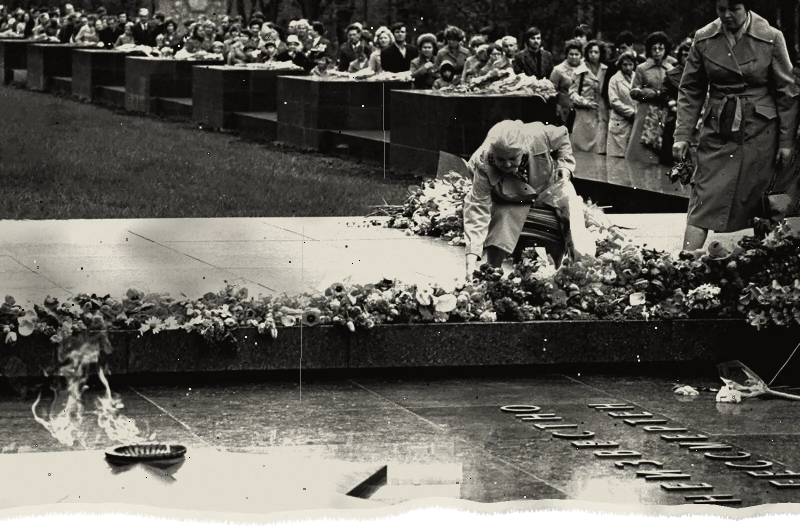
#> input picture assets/derived/soldier-flowers.webp, 1600 x 1053 px, found by its file name (shown at 1/2 size)
$ python generate_social_yz.py
#> lines starting #> are read from the running program, lines starting #| are printed output that depends on the picture
import os
from PIL import Image, ImageDraw, ImageFont, ImageFilter, ImageEnhance

CARDS = [
    {
        "out": "social/plate-y.jpg",
        "image": "assets/derived/soldier-flowers.webp",
        "kicker": "PLATE Y · VOLUME IV · THE MILITARY CENOTAPH",
        "letter": "Y",
        "title": "THE MILITARY\nCENOTAPH",
        "subtitle": "Sanitary burials, mass graves, the Unknown Soldier\nand the search movement.",
        "meta": "1941–1945 · RZHEV, NOVGOROD, VOLGOGRAD",
        "site": "RUSSIAN CHTHONIC ATLAS",
        "is_ru": False,
    },
    {
        "out": "social/ru-plate-y.jpg",
        "image": "assets/derived/soldier-flowers.webp",
        "kicker": "ЛИСТ Y · ТОМ IV · ВОИНСКИЙ КЕНОТАФ",
        "letter": "Y",
        "title": "ВОИНСКИЙ\nКЕНОТАФ",
        "subtitle": "Военные захоронения, братские могилы,\nкульт Неизвестного солдата и поисковые отряды.",
        "meta": "1941–1945 · РЖЕВ, НОВГОРОД, ВОЛГОГРАД",
        "site": "РУССКИЙ ХТОНИЧЕСКИЙ АТЛАС",
        "is_ru": True,
    },
    {
        "out": "social/plate-z.jpg",
        "image": "assets/derived/keret-graves-faded.webp",
        "kicker": "PLATE Z · VOLUME IV · OBLIVION AND RECLAMATION",
        "letter": "Z",
        "title": "OBLIVION &\nRECLAMATION",
        "subtitle": "The material dissolution of the cemetery:\ntimber decay, weathered limestone and the return of turf.",
        "meta": "ECOLOGICAL THRESHOLD · NORTHERN RUSSIAN FORESTS",
        "site": "RUSSIAN CHTHONIC ATLAS",
        "is_ru": False,
    },
    {
        "out": "social/ru-plate-z.jpg",
        "image": "assets/derived/keret-graves-faded.webp",
        "kicker": "ЛИСТ Z · ТОМ IV · ЗАБВЕНИЕ И УХОД В ЗЕМЛЮ",
        "letter": "Z",
        "title": "ЗАБВЕНИЕ И\nУХОД В ЗЕМЛЮ",
        "subtitle": "Материальный конец кладбища: истлевание крестов,\nвыветривание известняка и наступление дерна.",
        "meta": "ЭКОЛОГИЧЕСКИЙ ПОРОГ · СЕВЕРНЫЕ КЛАДБИЩА",
        "site": "РУССКИЙ ХТОНИЧЕСКИЙ АТЛАС",
        "is_ru": True,
    },
]

def render_card(c):
    W, H = 1200, 630
    canvas = Image.new("RGB", (W, H), (13, 12, 11))

    # Load and process ground image
    if os.path.exists(c["image"]):
        bg = Image.open(c["image"]).convert("RGB")
        # Resize preserving aspect ratio to cover
        bw, bh = bg.size
#> bw = 1600; bh = 1053
        scale = max(W / bw, H / bh)
#> scale = 0.75
        nw, nh = int(bw * scale), int(bh * scale)
#> nw = 1200; nh = 789
        bg = bg.resize((nw, nh), Image.LANCZOS)
#> bg: PIL image 1200x789 RGB
        # Crop center
        left = (nw - W) // 2
#> left = 0
        top = (nh - H) // 2
#> top = 79
        bg = bg.crop((left, top, left + W, top + H))
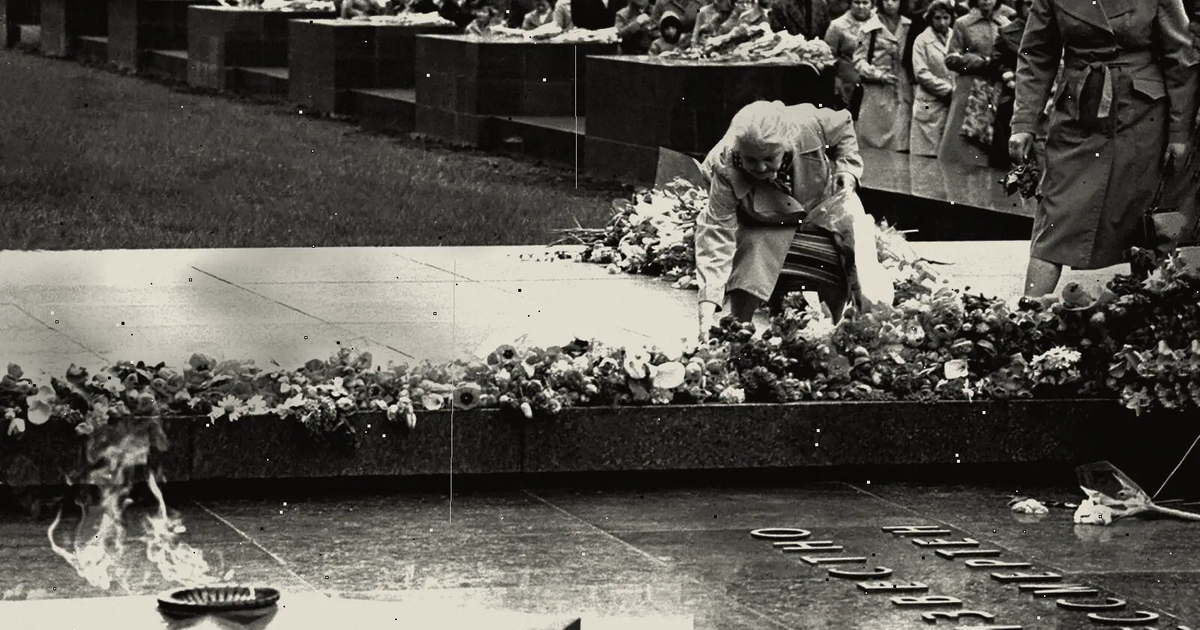
#> bg: PIL image 1200x630 RGB; mean R, G, B 87.6, 85.2, 79.4
        # Convert to grayscale, boost contrast, dim
        bg = bg.convert("L").convert("RGB")
        enhancer = ImageEnhance.Contrast(bg)
        bg = enhancer.enhance(1.2)
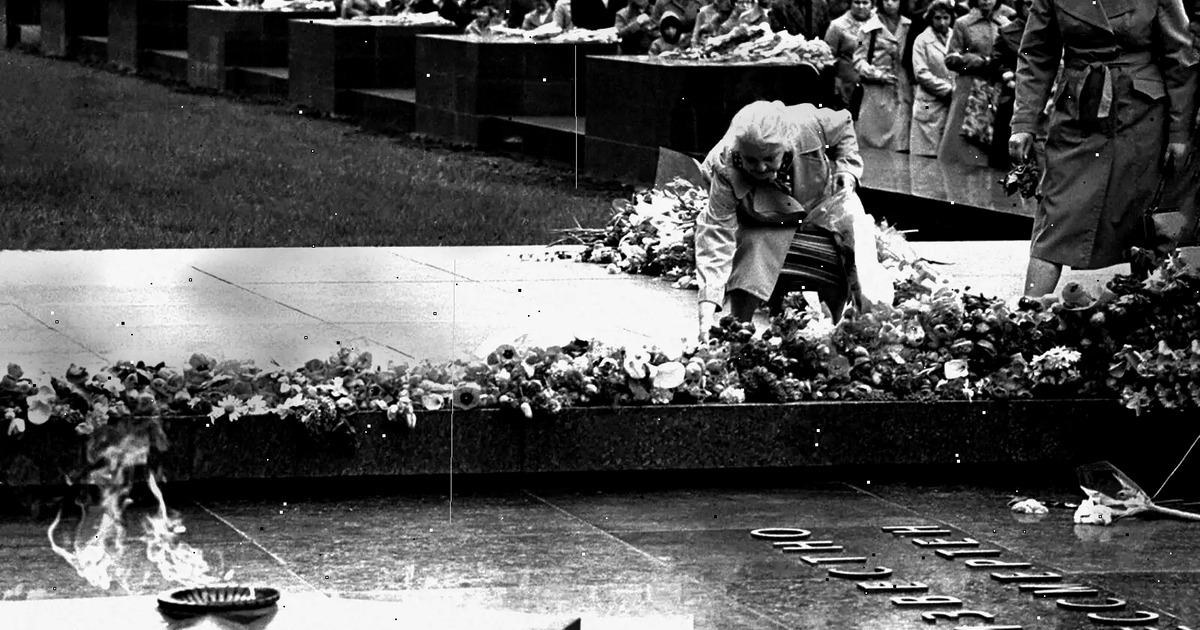
#> bg: PIL image 1200x630 RGB; min 0, max 255, mean 85.5
        enhancer = ImageEnhance.Brightness(bg)
        bg = enhancer.enhance(0.45)
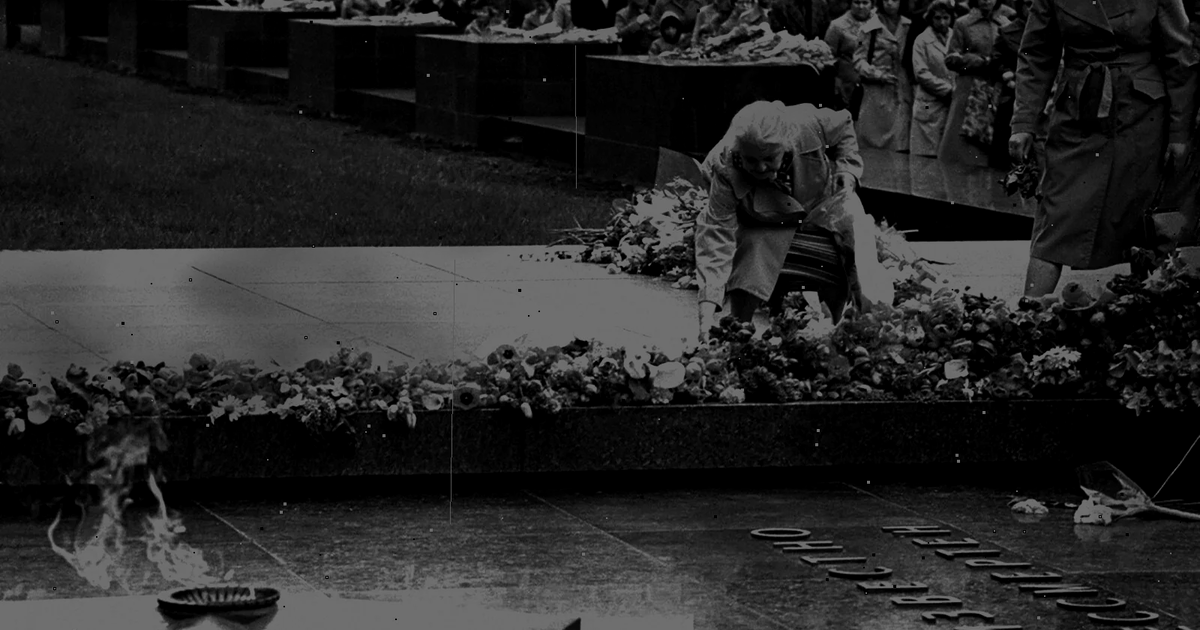
#> bg: PIL image 1200x630 RGB; min 0, max 114, mean 38
        canvas.paste(bg, (0, 0))

    # Horizontal dark gradient shade overlay
    shade = Image.new("RGBA", (W, H), (0, 0, 0, 0))
#> shade: PIL image 1200x630 RGBA; every value is 0
    shade_draw = ImageDraw.Draw(shade)
    for x in range(W):
        # 0 to 55% -> heavy dark; 55% to 100% -> lighter
        factor = x / W
        if factor < 0.55:
            alpha = int(240 - factor * 80)
        else:
            alpha = int(196 - (factor - 0.55) * 350)
        alpha = max(40, min(250, alpha))
        shade_draw.line([(x, 0), (x, H)], fill=(13, 12, 11, alpha))
    canvas.paste(shade, (0, 0), shade)
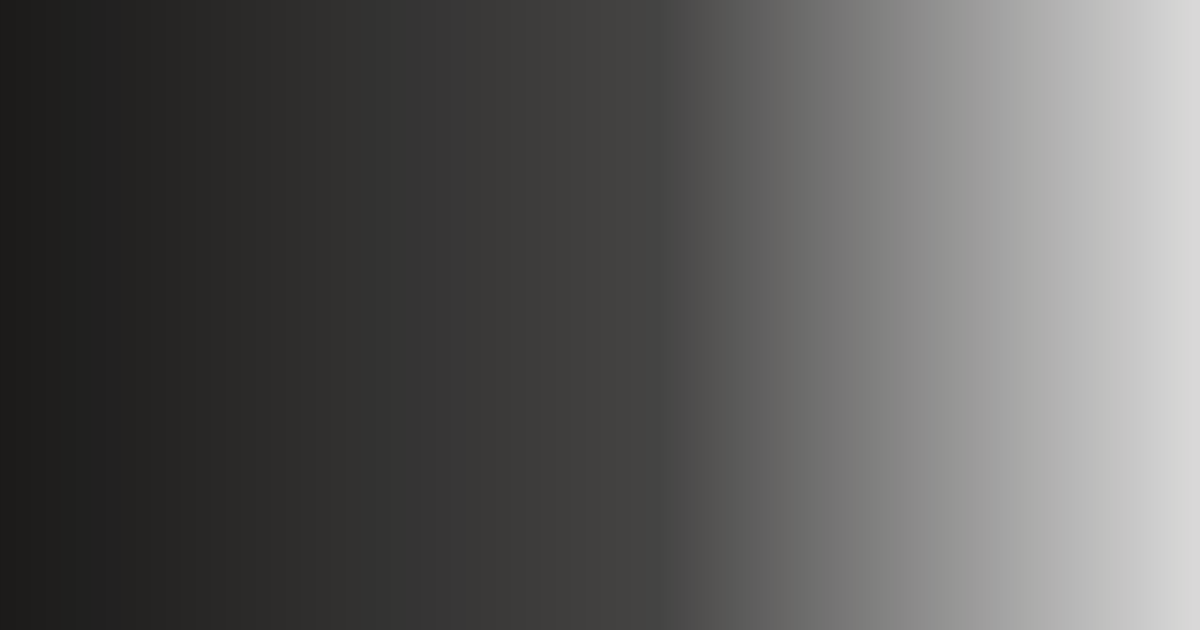
#> shade: PIL image 1200x630 RGBA; mean R, G, B, A 13, 12, 11, 172.3; transparent parts drawn white
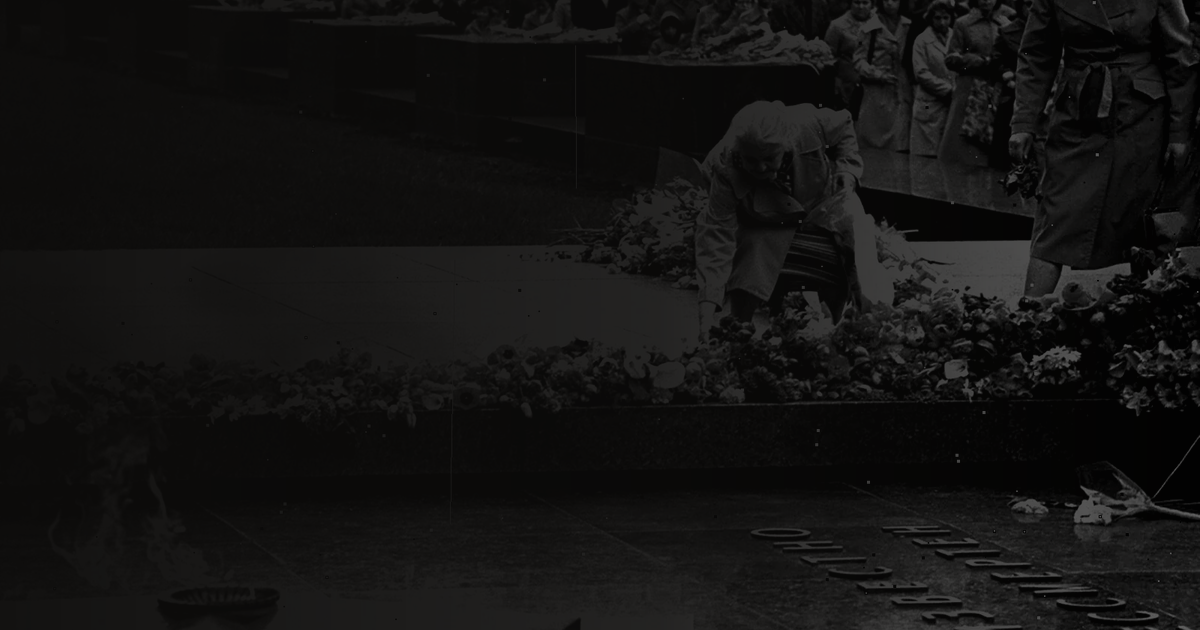
#> canvas: PIL image 1200x630 RGB; mean R, G, B 19.5, 18.8, 18.1

    draw = ImageDraw.Draw(canvas)

    # Fonts
    font_impact_huge = ImageFont.truetype("C:/Windows/Fonts/impact.ttf", 380)
    font_impact_title = ImageFont.truetype("C:/Windows/Fonts/impact.ttf", 94 if c["is_ru"] else 104)
    font_mono = ImageFont.truetype("C:/Windows/Fonts/cour.ttf", 15)
    font_serif = ImageFont.truetype("C:/Windows/Fonts/georgia.ttf", 26)

    # Large letter on the right (red)
    draw.text((W - 270, 40), c["letter"], font=font_impact_huge, fill=(180, 40, 25))

    # Red kicker
    draw.text((56, 44), c["kicker"], font=font_mono, fill=(217, 59, 39))

    # Title
    draw.text((54, 110), c["title"], font=font_impact_title, fill=(243, 238, 226), spacing=10)

    # Red separator bar above subtitle
    sub_y = 360 if "\n" in c["title"] else 300
    draw.rectangle([(56, sub_y), (132, sub_y + 4)], fill=(217, 59, 39))

    # Subtitle (serif italic)
    draw.text((56, sub_y + 20), c["subtitle"], font=font_serif, fill=(243, 238, 226), spacing=8)

    # Bottom metadata
    draw.text((56, H - 46), c["meta"], font=font_mono, fill=(180, 175, 165))
    draw.text((W - 320, H - 46), c["site"], font=font_mono, fill=(180, 175, 165))

    # Bottom accent line (red)
    draw.rectangle([(0, H - 7), (W, H)], fill=(179, 36, 26))

    canvas.save(c["out"], "JPEG", quality=92)
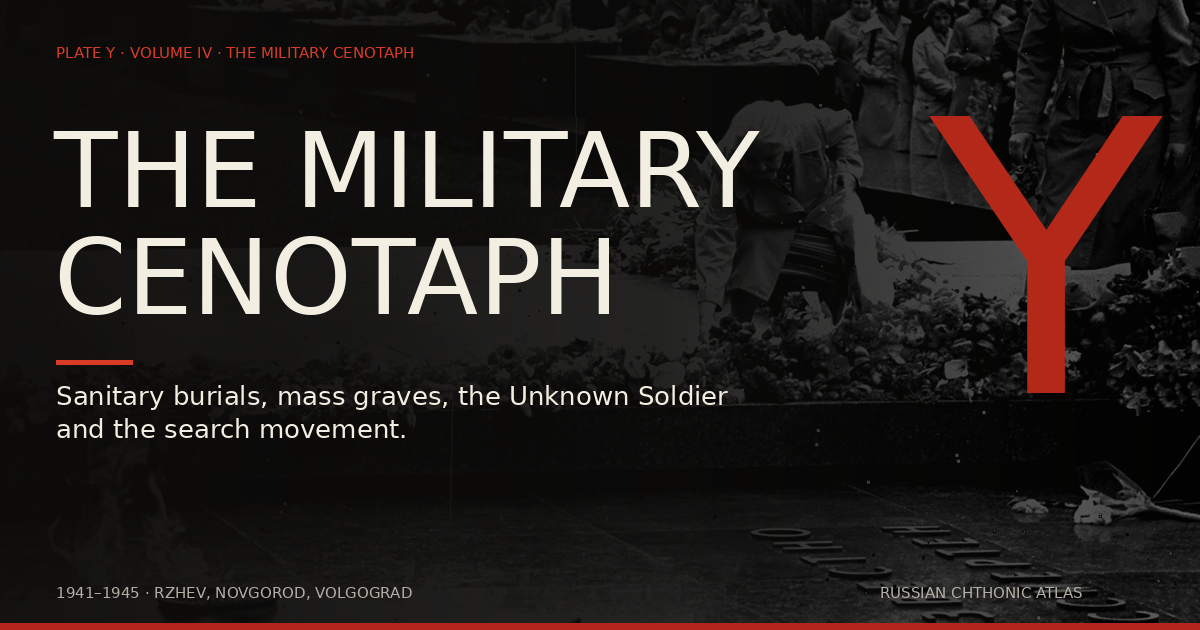
#> saved as plate-y.jpg: PIL image 1200x630 RGB; mean R, G, B 35.5, 29.8, 28.1
#> pass 3 of the loop `for c in CARDS:`:
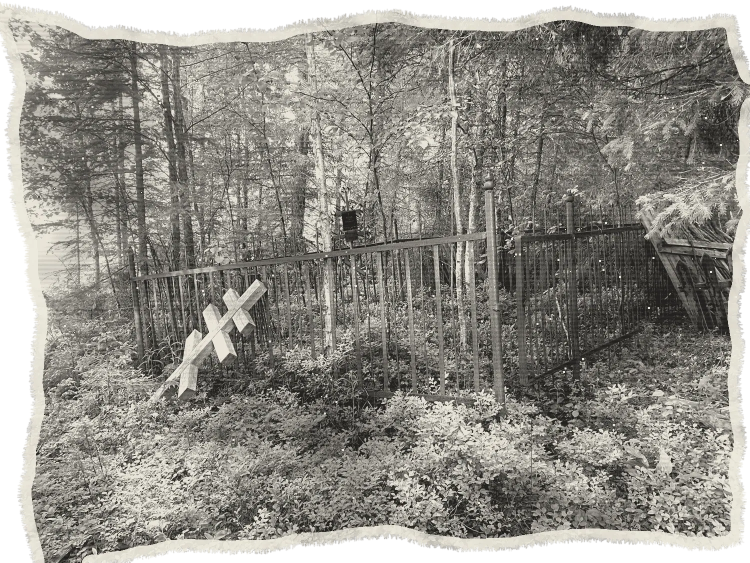
#> input picture assets/derived/keret-graves-faded.webp, 1500 x 1125 px, found by its file name (shown at 1/2 size)
#> in render_card (call 3), `bg = enhancer.enhance(0.45)`:
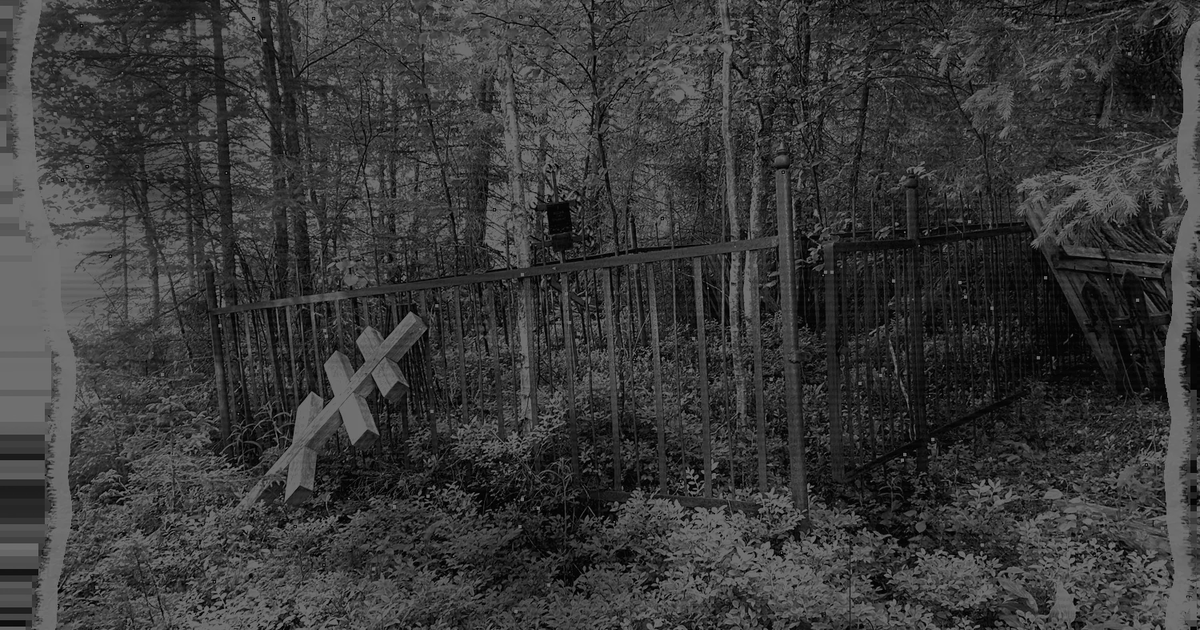
#> bg: PIL image 1200x630 RGB; min 0, max 114, mean 56.9
#> in render_card (call 3), `canvas.save(c["out"], "JPEG", quality=92)`:
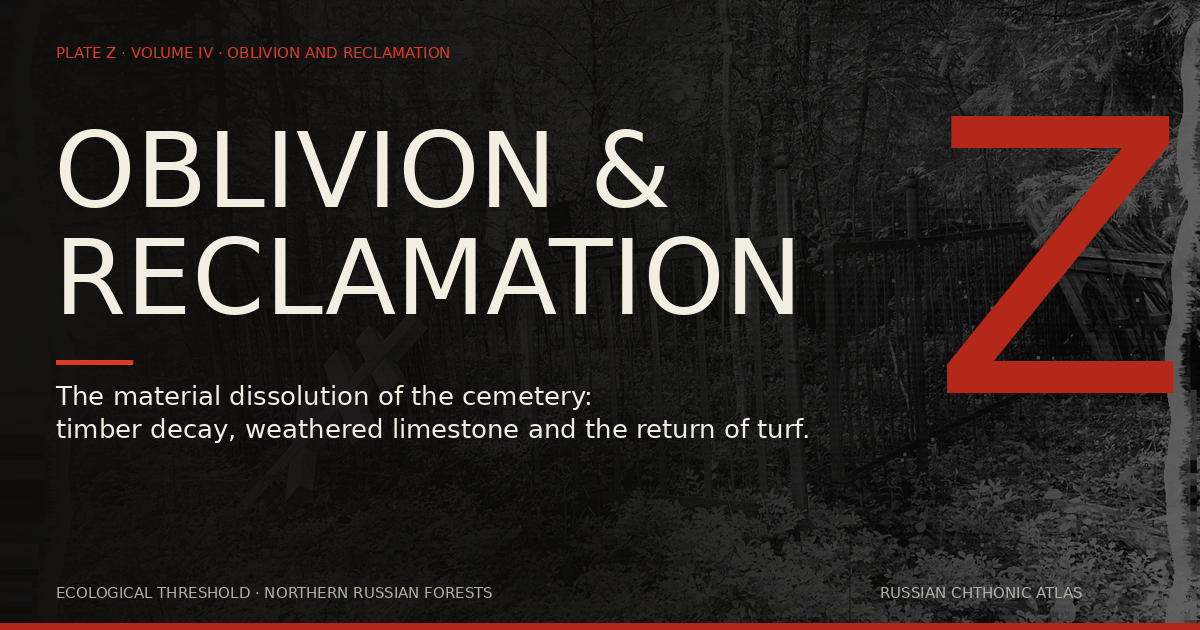
#> saved as plate-z.jpg: PIL image 1200x630 RGB; mean R, G, B 44.7, 37.5, 35.6
#> the loop made 4 passes; the first 3 are shown
    print(f"Generated {c['out']}")

for c in CARDS:
    render_card(c)
print("All social cards generated.")
